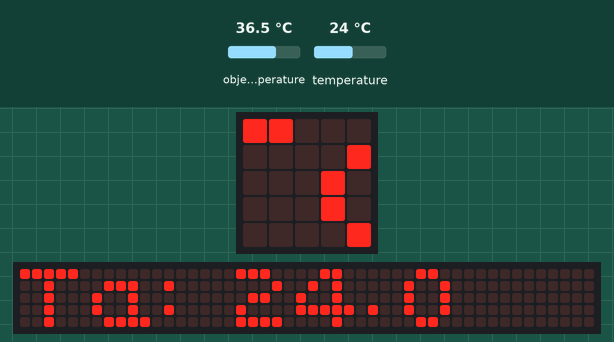
The program below on a simulated BBC micro:bit running MicroPython. On the bench: the board's 5×5 LED display, a strip that is not on the board, showing the scrolling text unrolled. The test bench sets the inputs (shaded band); at power-on: temperature 24 °C, object temperature 36.5 °C. The 48×5 strip is a reading aid, not a part: it shows the text the display is scrolling, unrolled, one strip-width of it at a time.

Above: at 1.2 s.
1.3 s: temperature set to 12 °C
11.4 s: object temperature set to 20 °C
At 19.89 s:
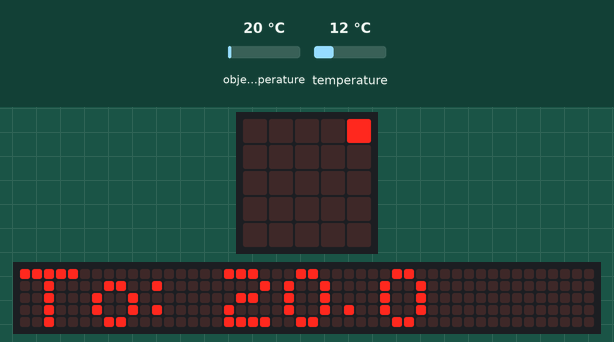
21.5 s: object temperature set to 26 °C
At 32.73 s:
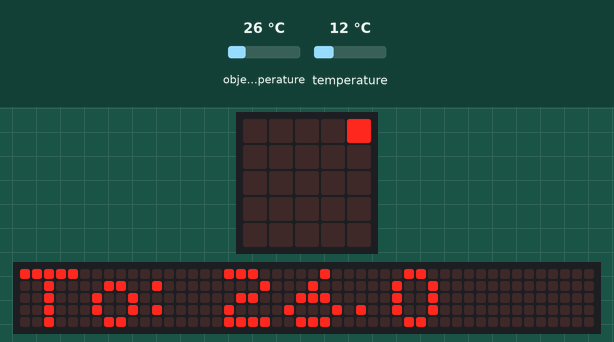
34.1 s: temperature set to 19 °C
At 39.41 s:
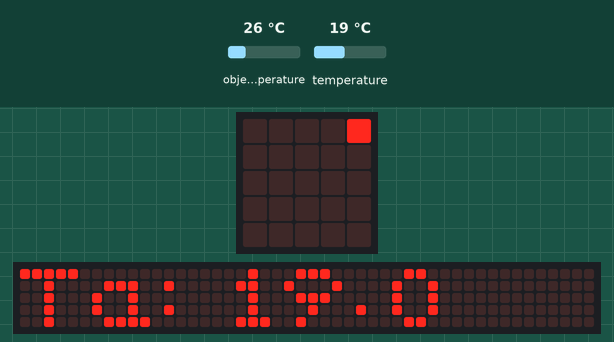

The program:

main.py
```python
from microbit import *
from utime import sleep_ms
from MLX90614 import *


mlx = MLX90614()


while(True):
    ta = mlx.read_Ta()
    tobj1 = mlx.read_Tobj1()
    if((ta != None) and (tobj1 != None)):
        display.scroll(("Ta: " + str("%3.1f" %ta)), 160)
        display.scroll(("To: " + str("%3.1f" %tobj1)), 160)
        sleep_ms(200)
```

MLX90614.py
```python
from micropython import const
from microbit import *


SDA_pin = pin20
SCL_pin = pin19


Raw_IR_1 = const(0x04)
Raw_IR_1 = const(0x05)
TA = const(0x06)
TOBJ_1 = const(0x07)
TOBJ_2 = const(0x08)


class MLX90614:
    def __init__(self, addr = 0x5a):
        self.addr = addr
        i2c.init(freq = 100000, sda = SDA_pin, scl = SCL_pin)

    def _read_temp(self,reg):
        try:
            i2c.write(self.addr, bytes([reg]), repeat = True)
            data = i2c.read(self.addr, 3)
        except OSError as e:
            return None
        value = int(data[1] << 8 | data[0])
        pec = data[2]
        addr_w = (self.addr << 1)
        addr_r = (self.addr << 1) | 1
        byte_seq  =  [addr_w, reg, addr_r, data[0],  data[1]]
        crc8 = MLX90614._crc8( byte_seq, len(byte_seq))
        if crc8 == pec:
            return ((value * 0.02) - 273.15)
        else:
            return None


    def read_Ta(self):
        return self._read_temp(TA)


    def read_Tobj1(self):
        return self._read_temp(TOBJ_1)


    def read_Tobj2(self):
        return self._read_temp(TOBJ_2)


    def _crc8(data, n):
        POLYNOMIAL = 0x07 # P(x)=x^8+x^2+x^1+1 = 100000111
        crc = 0x00
        for i in range(n):
            crc ^= data[i]
            for j in range(0, 8):
                if crc & 0x80:
                    crc = ((crc << 1) ^ POLYNOMIAL)
                else:
                    crc = (crc << 1)
        return (crc & 0xff)
```
